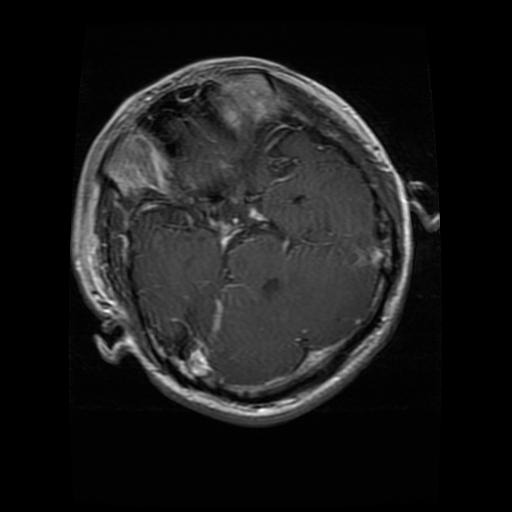
#> input picture Datasets/Testing/glioma/Te-glTr_0006.jpg, 512 x 512 px, found by its file name; its folder holds 4 pictures in this run
$ python glcmTrain.py   (older library calls are emulated)
#> lines starting #> are read from the running program, lines starting #| are printed output that depends on the picture
import numpy as np
import cv2
import os
import re
from conf import DATA_DIR,TEST_DIR

# deal with labels
def normalize_label(str_):
    str_ = str_.replace(" ","") #replace all spaces in label
    str_ = str_.translate(str_.maketrans("","","()")) #remove any ()
    str_ = str_.split("_")
    l = str_[0].split("-")
    return (l[1])


imgs = [] #list image matrix
labels = []
descs = []
dataset_dir1 = os.listdir(os.path.join(DATA_DIR,"glioma"))
for i in dataset_dir1:
    print(i)
    img_path = os.path.join(os.path.join(DATA_DIR,"glioma"),i)
    # print(img_path)
    img = cv2.imread(img_path)
#> img is the input picture: shape (512, 512, 3); min 0, max 255, mean 27
    gray_img = cv2.cvtColor(img,cv2.COLOR_BGR2GRAY)

    h,w = gray_img.shape
#> h = 512; w = 512
    print(h," ",w)
#| 512   512
    ymin,ymax,xmin,xmax = h//3,h*2//3,w//3,w*2//3
#> ymin = 170; ymax = 341; xmin = 170; xmax = 341
    crop = gray_img[ymin:ymax,xmin:xmax]
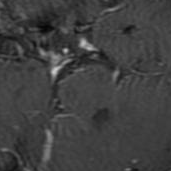
#> crop: shape (171, 171); min 5, max 202, mean 64
    resized = cv2.resize(crop,(0,0),fx=0.5,fy=0.5)
    cv2.imwrite(f'GrayScale/{i}.jpg', resized)
    imgs.append(resized)
    labels.append(normalize_label(i))
    print(normalize_label(i))
#> pass 2 of the loop `for i in dataset_dir1:`:
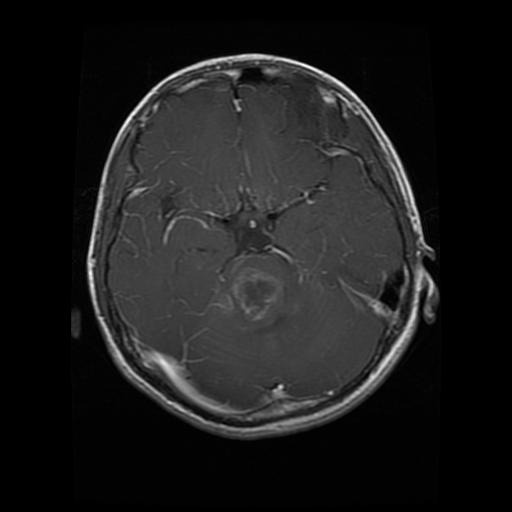
#> input picture Datasets/Testing/glioma/Te-glTr_0007.jpg, 512 x 512 px, found by its file name
#> img is the input picture: shape (512, 512, 3); min 0, max 255, mean 28
#| 512   512
#> `crop = gray_img[ymin:ymax,xmin:xmax]`:
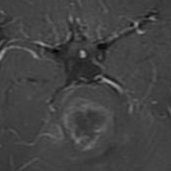
#> crop: shape (171, 171); min 1, max 162, mean 66.9
#> pass 3 of the loop `for i in dataset_dir1:`:
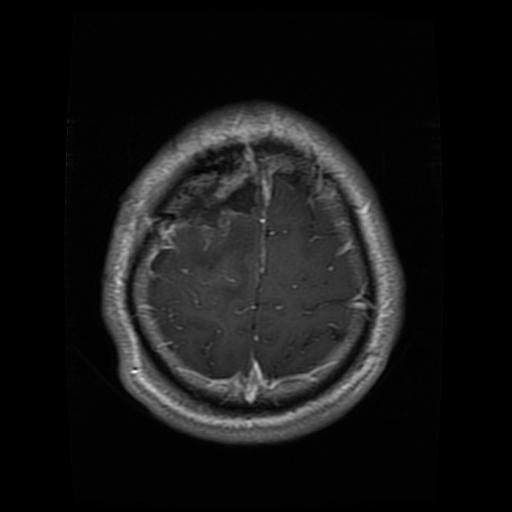
#> input picture Datasets/Testing/glioma/Te-gl_0017.jpg, 512 x 512 px, found by its file name
#> img is the input picture: shape (512, 512, 3); min 0, max 254, mean 22
#| 512   512
#> `crop = gray_img[ymin:ymax,xmin:xmax]`:
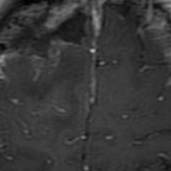
#> crop: shape (171, 171); min 0, max 185, mean 55.3
#> the loop made 4 passes; the first 3 are shown


#> (the run stopped early here; a loop or call above may not have finished)
